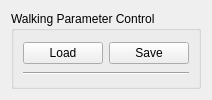
            <widget class="QWidget" name="widget" native="true">
             <layout class="QVBoxLayout" name="verticalLayout_6">
              <item>
               <widget class="QGroupBox" name="groupBox_param">
                <property name="title">
                 <string>Walking Parameter Control</string>
                </property>
                <layout class="QGridLayout" name="gridLayout_param">
                  <!-- <item row="0" column="0" colspan="6"> -->
                  <!--   <widget class="QLabel" name="label_10"> -->
                  <!--     <property name="text"> -->
                  <!--       <string>Joint Feedback Gain</string> -->
                  <!--     </property> -->
                  <!--   </widget> -->
                  <!-- </item> -->
                 <item row="1" column="0" colspan="2">
                  <widget class="QPushButton" name="button_param_load">
                   <property name="text">
                    <string>Load</string>
                   </property>
                  </widget>
                 </item>
                 <item row="1" column="2" colspan="2">
                  <widget class="QPushButton" name="button_param_save">
                   <property name="text">
                    <string>Save</string>
                   </property>
                  </widget>
                 </item>
                 <!-- <item row="1" column="4" colspan="2"> -->
                 <!--  <widget class="QPushButton" name="button_feedback_gain_apply"> -->
                 <!--   <property name="text"> -->
                 <!--    <string>Apply</string> -->
                 <!--   </property> -->
                 <!--  </widget> -->
                 <!-- </item> -->
                 <item row="2" column="0" colspan="4">
                  <widget class="Line" name="line_5">
                   <property name="orientation">
                    <enum>Qt::Horizontal</enum>
                   </property>
                  </widget>
                 </item>
                </layout>
               </widget>
              </item>
             </layout>
            </widget>
